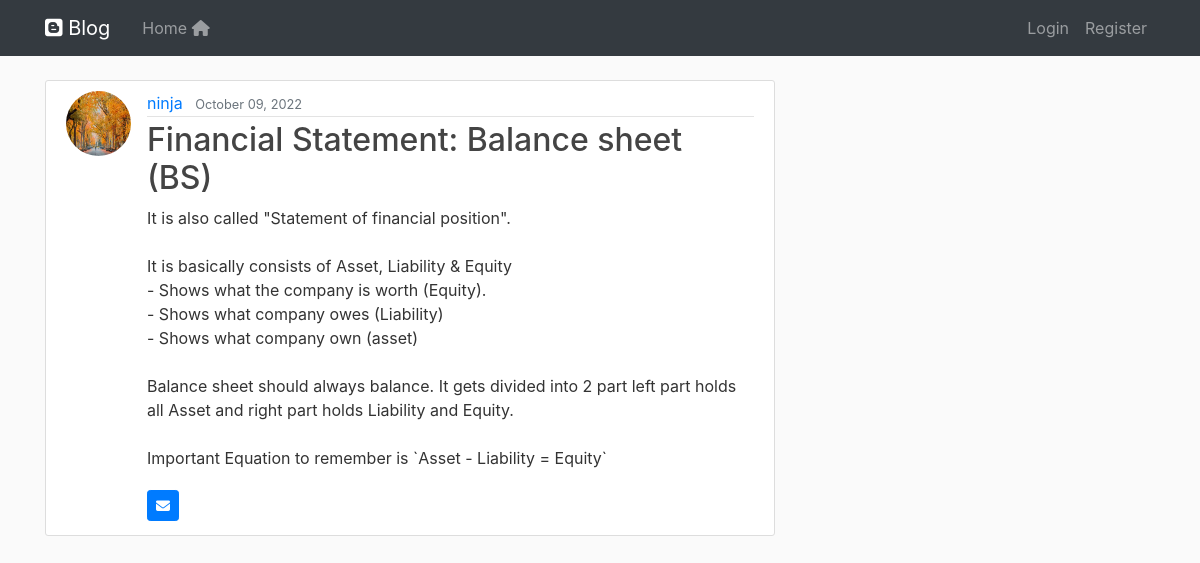
Screenshot of /post/32/ with the database file from the repository.
### blog/models.py (models this page shows, shortened)
class Post(models.Model):
    title = models.CharField(max_length=100)
    content = models.TextField()
    date_posted = models.DateTimeField(default=timezone.now)
    author = models.ForeignKey(User, on_delete= models.CASCADE)

### users/models.py (models this page shows, shortened)
class Profile(models.Model):
    user = models.OneToOneField(User, on_delete= models.CASCADE)
    image = models.ImageField(default = 'default.jpg', upload_to='profile_pics')

### blog/views.py (the view)
# urls.py: path('post/<int:pk>/', PostDetailView.as_view(), name='post-detail'),
class PostDetailView(DetailView):
    model = Post
    fields = ["title", "content"]

### blog/templates/blog/post_detail.html (shortened to what this page needs)
{% extends "blog/base.html" %}
{% block content %}
    <article class="media content-section">
        <img class="rounded-circle article-img" src="{{ object.author.profile.image.url}}"/>
        <div class="media-body">
        <div class="article-metadata">
            <a class="mr-2" href="{% url 'user-posts' object.author.username %}">{{ object.author }}</a>
            <small class="text-muted">{{ object.date_posted|date:"F d, Y" }}</small>
        </div>
        <h2 class="article-title">{{ object.title }}</h2>
        <p class="article-content">{{ object.content }}</p>
        <a class="btn btn-primary  btn-sm mt-1 mb-1" data-toggle="tooltip" data-placement="right" title="Send to your email" href="{% url 'send-email' object.id %}">
            <i class="fa-solid fa-envelope"></i>
        </a>
        </div>
    </article>
{% endblock content %}

### blog/static/blog/main.css (style rules this page uses)
h1, h2, h3, h4, h5, h6 { color: #444444; }
.content-section { background: #ffffff; padding: 10px 20px; border: 1px solid #dddddd; border-radius: 3px; margin-bottom: 20px; }
.article-title { color: #444444; }
.article-content { white-space: pre-line; }
.article-img { height: 65px; width: 65px; margin-right: 16px; }
.article-metadata { padding-bottom: 1px; margin-bottom: 4px; border-bottom: 1px solid #e3e3e3 }

### rows the page displays
Post: author.profile.image (picture), author "ninja", date_posted "October 09, 2022", title "Financial Statement: Balance sheet (BS)", content "It is also called \"Statement of financial position\". It is basically consists of Asset, Liability & Equity - Shows what the company is worth (Equity). - Shows what company owes (Liability) - Shows what company own (asset) Balance sheet should always balance. It gets divided into 2 part left part holds all Asset and right part holds Liability and Equity. Important Equation to remember is `Asset - Liability = Equity`"
